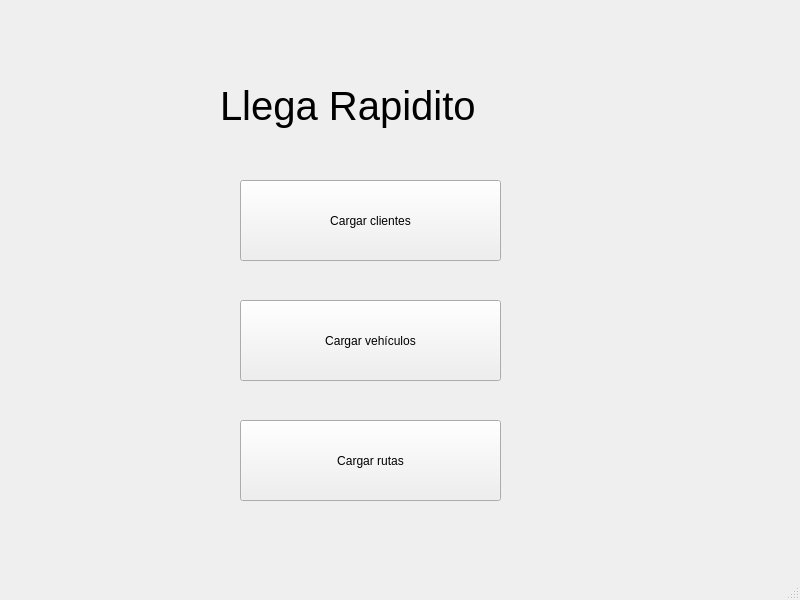
<?xml version="1.0" encoding="UTF-8"?>
<ui version="4.0">
 <class>MainWindow</class>
 <widget class="QMainWindow" name="MainWindow">
  <property name="geometry">
   <rect>
    <x>0</x>
    <y>0</y>
    <width>800</width>
    <height>600</height>
   </rect>
  </property>
  <property name="windowTitle">
   <string>MainWindow</string>
  </property>
  <widget class="QWidget" name="centralwidget">
   <widget class="QPushButton" name="clientes_btn">
    <property name="geometry">
     <rect>
      <x>240</x>
      <y>180</y>
      <width>261</width>
      <height>81</height>
     </rect>
    </property>
    <property name="text">
     <string>Cargar clientes</string>
    </property>
   </widget>
   <widget class="QLabel" name="label">
    <property name="geometry">
     <rect>
      <x>220</x>
      <y>60</y>
      <width>321</width>
      <height>91</height>
     </rect>
    </property>
    <property name="font">
     <font>
      <family>Ubuntu</family>
      <pointsize>30</pointsize>
     </font>
    </property>
    <property name="text">
     <string>Llega Rapidito</string>
    </property>
   </widget>
   <widget class="QPushButton" name="vehiculos_btn">
    <property name="geometry">
     <rect>
      <x>240</x>
      <y>300</y>
      <width>261</width>
      <height>81</height>
     </rect>
    </property>
    <property name="text">
     <string>Cargar vehículos</string>
    </property>
   </widget>
   <widget class="QPushButton" name="rutas_btn">
    <property name="geometry">
     <rect>
      <x>240</x>
      <y>420</y>
      <width>261</width>
      <height>81</height>
     </rect>
    </property>
    <property name="text">
     <string>Cargar rutas</string>
    </property>
   </widget>
  </widget>
  <widget class="QMenuBar" name="menubar">
   <property name="geometry">
    <rect>
     <x>0</x>
     <y>0</y>
     <width>800</width>
     <height>28</height>
    </rect>
   </property>
  </widget>
  <widget class="QStatusBar" name="statusbar"/>
 </widget>
 <resources/>
 <connections/>
</ui>
